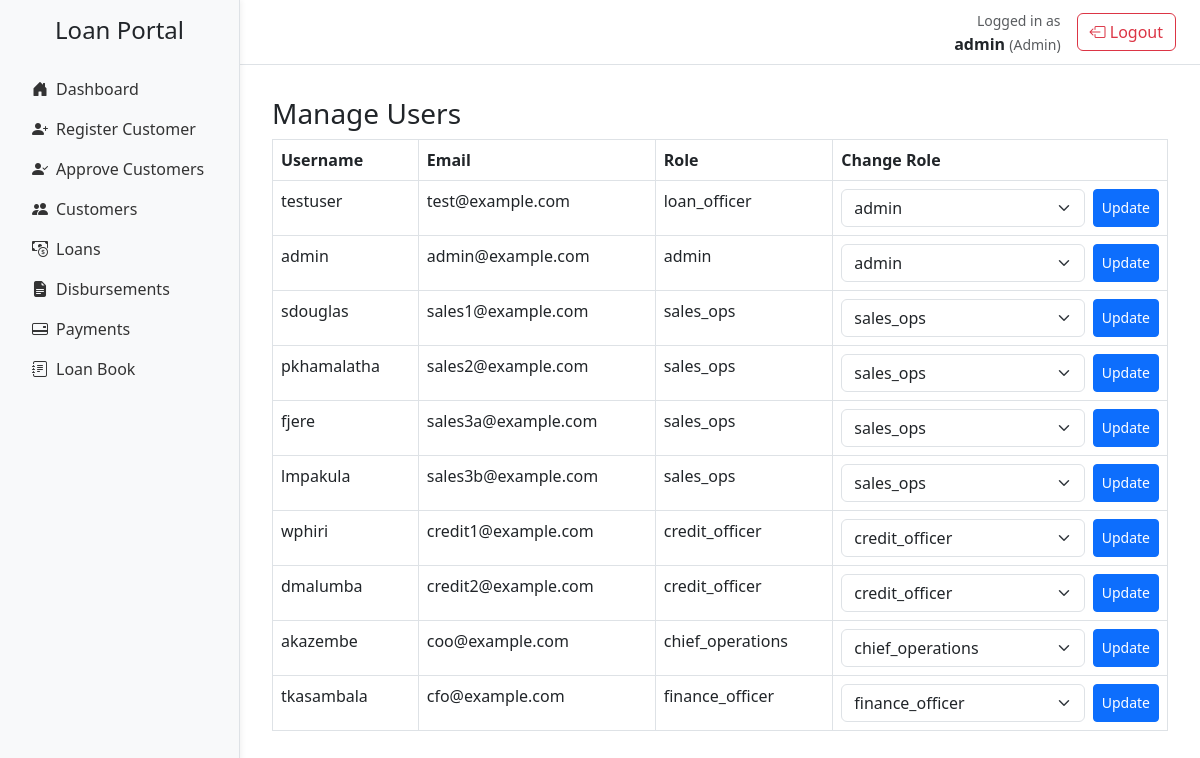
Page /users (signed in) on the committed database.
### app.py (models this page shows, shortened)
class User(db.Model, UserMixin):
    __tablename__ = 'users'
    id = db.Column(db.Integer, primary_key=True)
    username = db.Column(db.String(100), unique=True)
    password_hash = db.Column(db.String(128), nullable=False)
    role = db.Column(db.String(20), nullable=False, default='loan_officer')  # Roles: admin, loan_officer, customer_support
    email = db.Column(db.String(150), nullable=False)

### app.py (the view, shortened to what this page needs)
@app.route('/users', methods=['GET', 'POST'])
@role_required("admin")
def manage_users():
    users = User.query.all()
    return render_template('manage_users.html', users=users)

### app.py (called while the page is built)
def role_required(*roles):
    def decorator(f):
        @wraps(f)
        def wrapper(*args, **kwargs):
            if not current_user.is_authenticated:
                flash("Please log in to access this page.", "warning")
                return redirect(url_for("login"))
            if current_user.role not in roles:
                flash("You do not have permission to access this page.", "danger")
                return redirect(url_for("home"))
            return f(*args, **kwargs)
        return wrapper
    return decorator

@login_manager.user_loader
def load_user(user_id):
    return User.query.get(int(user_id))

### templates/manage_users.html (shortened to what this page needs)
{% extends "base.html" %}
{% block content %}
<h3>Manage Users</h3>
<table class="table table-bordered">
    <thead>
        <tr>
            <th>Username</th>
            <th>Email</th>
            <th>Role</th>
            <th>Change Role</th>
        </tr>
    </thead>
    <tbody>
        {% for user in users %}
        <tr>
            <td>{{ user.username }}</td>
            <td>{{ user.email }}</td>
            <td>{{ user.role }}</td>
            <td>
                <form method="POST" class="d-flex">
                    <select name="role" class="form-select me-2">
                        {% for r in ['admin', 'sales_ops', 'credit_officer', 'chief_operations', 'ceo', 'finance_officer'] %}
                            <option value="{{ r }}" {% if r == user.role %}selected{% endif %}>{{ r }}</option>
                        {% endfor %}
                    </select>
                    <button type="submit" class="btn btn-sm btn-primary">Update</button>
                </form>
            </td>
        </tr>
        {% endfor %}
    </tbody>
</table>
{% endblock %}

### templates/base.html (shortened to what this page needs)
<!DOCTYPE html>
<html lang="en">
<head>
    <link href="https://cdn.jsdelivr.net/npm/bootstrap@5.3.0/dist/css/bootstrap.min.css" rel="stylesheet">
    <link href="https://cdn.jsdelivr.net/npm/bootstrap-icons@1.10.5/font/bootstrap-icons.css" rel="stylesheet">
</head>
<body>
    <div class="sidebar border-end">
        <h4 class="text-center mb-4">Loan Portal</h4>
        <ul class="nav flex-column px-3">
            <li class="nav-item">
                <a class="nav-link {% if request.endpoint == 'home' %}active{% endif %}" href="{{ url_for('home') }}">
                    <i class="bi bi-house-door-fill me-2"></i>Dashboard
                </a>
            </li>
            <li class="nav-item">
                <a class="nav-link {% if request.endpoint == 'register_customer_debug' %}active{% endif %}"
                   href="{{ url_for('register_customer_debug') }}">
                    <i class="bi bi-person-plus-fill me-2"></i>Register Customer
                </a>
            </li>
            <li class="nav-item">
                <a class="nav-link {% if request.endpoint == 'approve_customers' %}active{% endif %}"
                   href="{{ url_for('approve_customers') }}">
                    <i class="bi bi-person-check-fill me-2"></i>Approve Customers
                </a>
            </li>
            <li class="nav-item">
                <a class="nav-link {% if request.endpoint == 'customers' %}active{% endif %}" href="{{ url_for('customers') }}">
                    <i class="bi bi-people-fill me-2"></i>Customers
                </a>
            </li>
            <li class="nav-item">
                <a class="nav-link {% if request.endpoint == 'view_loans' %}active{% endif %}"
                   href="{{ url_for('view_loans') }}">
                    <i class="bi bi-cash-coin me-2"></i>Loans
                </a>
            </li>
            <li class="nav-item">
                <a class="nav-link {% if request.endpoint == 'disbursements' %}active{% endif %}" href="{{ url_for('disbursements') }}">
                    <i class="bi bi-file-earmark-text-fill me-2"></i>Disbursements
                </a>
            </li>
            <li class="nav-item">
                <a class="nav-link {% if request.endpoint == 'payments' %}active{% endif %}"
                   href="{{ url_for('payments') }}">
                    <i class="bi bi-credit-card-2-back me-2"></i>Payments
                </a>
            </li>
            <li class="nav-item">
                <a class="nav-link {% if request.endpoint == 'loanbook' %}active{% endif %}" href="{{ url_for('loanbook') }}">
                    <i class="bi bi-journal-text me-2"></i>Loan Book
                </a>
            </li>
        </ul>
    </div>
    <div class="d-flex justify-content-end align-items-center px-4 py-2 border-bottom" style="margin-left: 240px;">
        {% if current_user.is_authenticated %}
            <div class="me-3 text-end">
                <small class="text-muted">Logged in as</small><br>
                <strong>{{ current_user.username }}</strong>
                <small class="text-muted">({{ current_user.role|title }})</small>
            </div>
            <a href="{{ url_for('logout') }}" class="btn btn-outline-danger">
                <i class="bi bi-box-arrow-left"></i> Logout
            </a>
        {% endif %}
    </div>
    <div class="main">
        {% block content %}{% endblock %}
    </div>
</body>
</html>

### templates/base.html (style rules this page uses)
body { overflow-x: hidden; }
.sidebar { height: 100vh; position: fixed; width: 240px; background-color: #f8f9fa; padding-top: 1rem; box-shadow: 2px 0 5px rgba(0, 0, 0, 0.05); }
.main { margin-left: 240px; padding: 2rem; }
.nav-link { color: #333; transition: all 0.2s ease-in-out; }

### rows in the picture
User: username "admin", role "Admin", email "admin@example.com", role "admin"
User: username "testuser", email "test@example.com", role "loan_officer"
User: username "sdouglas", email "sales1@example.com", role "sales_ops"
User: username "pkhamalatha", email "sales2@example.com", role "sales_ops"
User: username "fjere", email "sales3a@example.com", role "sales_ops"
User: username "lmpakula", email "sales3b@example.com", role "sales_ops"
User: username "wphiri", email "credit1@example.com", role "credit_officer"
User: username "dmalumba", email "credit2@example.com", role "credit_officer"
User: username "akazembe", email "coo@example.com", role "chief_operations"
User: username "tkasambala", email "cfo@example.com", role "finance_officer"

### other values in the picture
form field role "admin"
